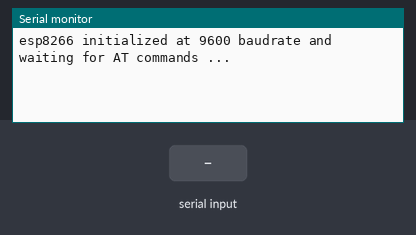
Bench run of a sketch on a simulated Arduino Uno, built with avr-gcc and run on an emulated ATmega328P. Shown: the last lines printed to the serial monitor. Inputs (shaded band) come from the test bench.

Above: at 1.2 s.
1.3 s: "1\n" received over the second serial link
At 2.2 s:
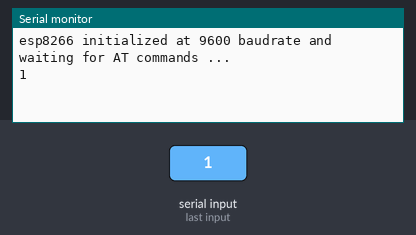
2.8 s: "0\n" received over the second serial link
At 3.4 s:
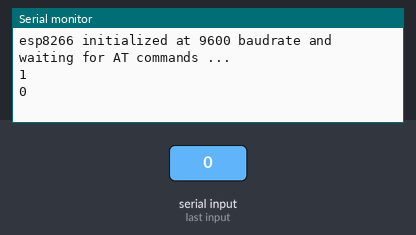

The sketch:

esp_terminal.ino
```cpp
// Adapted from:
// http://allaboutee.com/2014/12/27/esp8266-arduino-code-and-circuit/

#include <SoftwareSerial.h>

// make RX Arduino line is pin 2, make TX Arduino line is pin 3.
// This means that you need to connect the TX line from the esp to the Arduino's pin 2
// and the RX line from the esp to the Arduino's pin 3
SoftwareSerial esp8266(2,3);

void setup()
{
    Serial.begin(9600);
    esp8266.begin(9600); // your esp's baud rate might be different

    Serial.println("esp8266 initialized at 9600 baudrate and waiting for AT commands ...");
}


void echo_received_chars(SoftwareSerial& esp_obj)
{
    while( esp_obj.available() )
    {
      // The esp has data so display its output to the serial window
      char c = esp_obj.read(); // read the next character.

      Serial.write(c);

      /*
      if (c == 13) {
        Serial.write("[CR]");
      }
      else if (c == 10) {
        Serial.write("[LF]");
      }
      else {
        Serial.write(c);
      }
      */
    }
}

String command = "";

void loop()
{
    echo_received_chars(esp8266);

    while( Serial.available() )
    {
        char c = (char)Serial.read();
        command += c;

        if (c == 13) // CR ?
        {
           esp8266.println(command);
           //Serial.println(command + "[CR]");
           command = "";
        }
    }

  /*
  if(Serial.available())
  {
    // the following delay is required because otherwise the arduino will read
    // the first letter of the command but not the rest
    // In other words without the delay if you use AT+RST, for example,
    // the Arduino will read the letter A send it, then read the rest and send it
    // but we want to send everything at the same time.
    //delay(1000);

    String command = "";
    while(Serial.available()) // read the command character by character
    {
        // read one character
        command += (char)Serial.read();
        //delay(1);
    }
    Serial.println(command);

    //esp8266.println(command); // send the read character to the esp8266

    while(Serial.available()) // read the command character by character
    {
        // read one character
        int i = Serial.read();
        Serial.println(i);
    }
    //Serial.println(command);

  }
    */
}
```

Measured:
- after the input at 1.3 s, the serial monitor: prints a new line at once (image 1)
- after the input at 2.8 s, the serial monitor: prints a new line at once (image 2)
